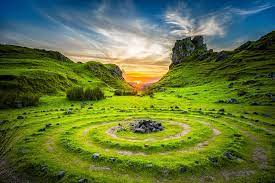
#> input picture index2.jpg, 275 x 183 px, found by its file name
$ python Filter.py
#> lines starting #> are read from the running program, lines starting #| are printed output that depends on the picture
#> further down, image is the input picture: shape (183, 275, 3); mean B, G, R 62.2, 116.7, 97.8
import numpy as np
import cv2

def sepia(src_image):

    gray = cv2.cvtColor(src_image, cv2.COLOR_BGR2GRAY)
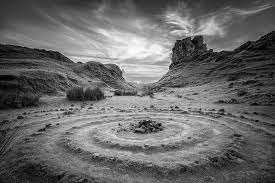
#> gray: shape (183, 275); min 0, max 254, mean 104.8
    normalized_gray = np.array(gray, np.float32)/255

    #solid color
    sepia = np.ones(src_image.shape)
    sepia[:,:,0] *= 153 #B
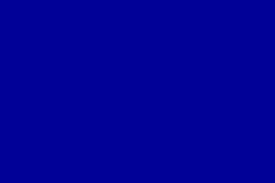
#> sepia: shape (183, 275, 3) float64; mean of channels 0, 1, 2 153, 1, 1; drawn as B, G, R
    sepia[:,:,1] *= 204 #G
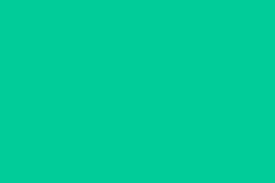
#> sepia: shape (183, 275, 3) float64; mean of channels 0, 1, 2 153, 204, 1; drawn as B, G, R
    sepia[:,:,2] *= 255 #R
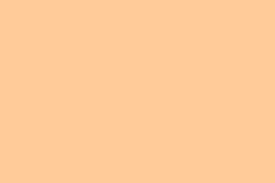
#> sepia: shape (183, 275, 3) float64; mean of channels 0, 1, 2 153, 204, 255; drawn as B, G, R

    #hadamard
    sepia[:,:,0] *= normalized_gray #B
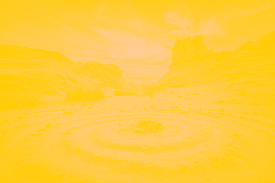
#> sepia: shape (183, 275, 3) float64; mean of channels 0, 1, 2 62.9, 204, 255; drawn as B, G, R
    sepia[:,:,1] *= normalized_gray #G
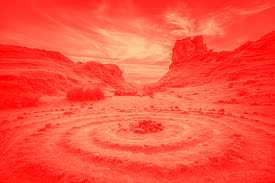
#> sepia: shape (183, 275, 3) float64; mean of channels 0, 1, 2 62.9, 83.9, 255; drawn as B, G, R
    sepia[:,:,2] *= normalized_gray #R
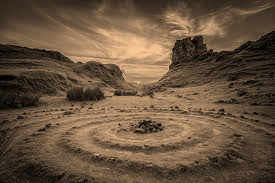
#> sepia: shape (183, 275, 3) float64; mean of channels 0, 1, 2 62.9, 83.9, 104.8; drawn as B, G, R

    sepia_img = np.array(sepia, dtype=np.uint8)

    return sepia_img

image = cv2.imread('E:\Git-hab\Image_Processing_GUI\index2.jpg')
image2 = sepia(image)
cv2.imshow('', image2)

cv2.waitKey()&0xFF
cv2.destroyAllWindows()

$ run again, with ed.jpg copied over index2.jpg
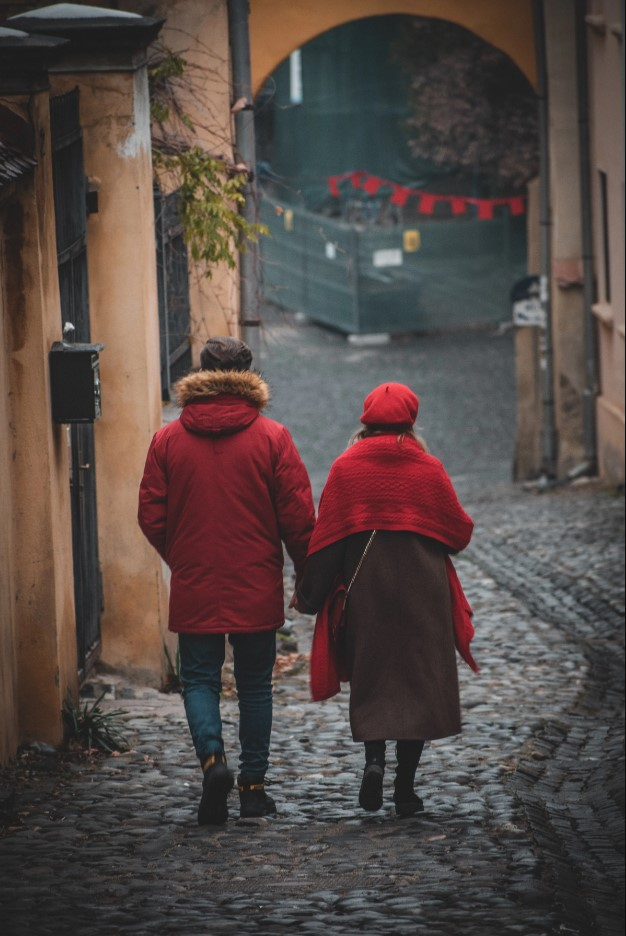
#> input picture ed.jpg, 626 x 936 px, found by its file name
#> image is the input picture: shape (936, 626, 3); mean B, G, R 69.6, 73.2, 85
#> in sepia, `sepia[:,:,1] *= normalized_gray`:
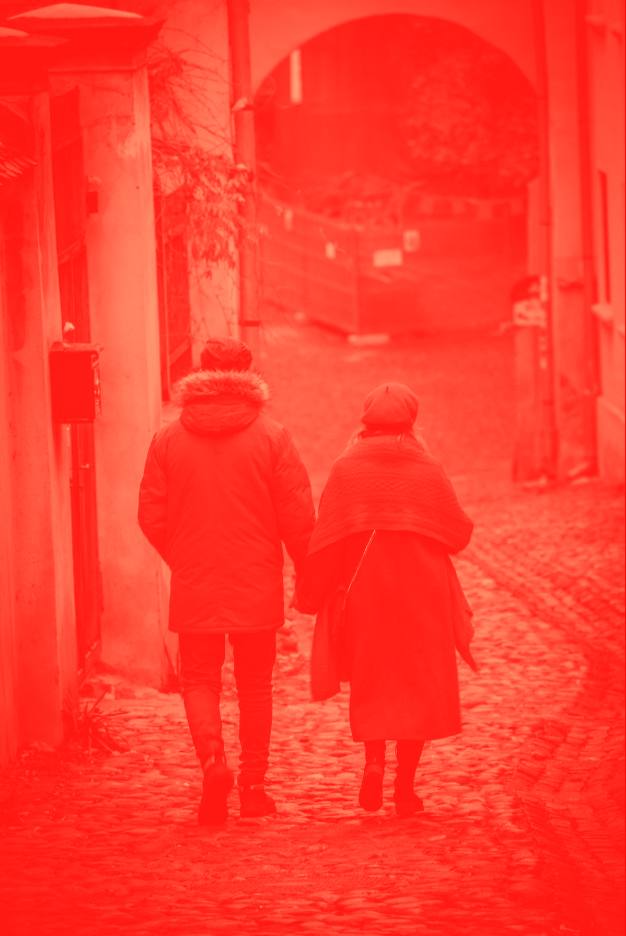
#> sepia: shape (936, 626, 3) float64; mean of channels 0, 1, 2 45.8, 61, 255; drawn as B, G, R
#> in sepia, `sepia[:,:,2] *= normalized_gray`:
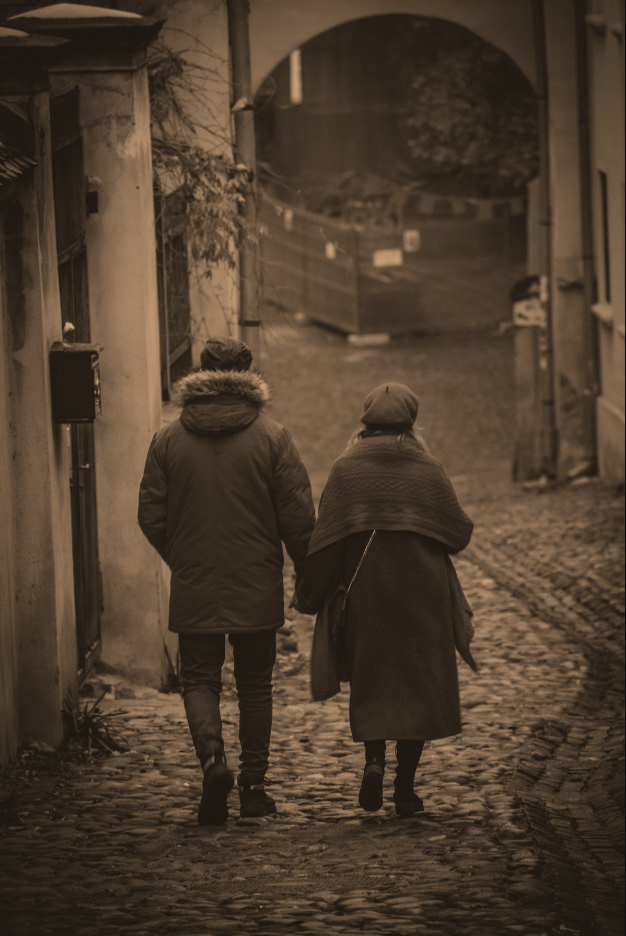
#> sepia: shape (936, 626, 3) float64; mean of channels 0, 1, 2 45.8, 61, 76.3; drawn as B, G, R

$ run again, with index.jpg copied over index2.jpg
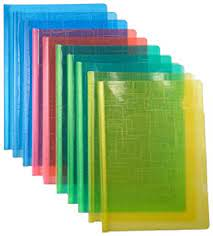
#> input picture index.jpg, 213 x 236 px, found by its file name
#> image is the input picture: shape (236, 213, 3); mean B, G, R 142.7, 180.2, 148.7
#> in sepia, `gray = cv2.cvtColor(src_image, cv2.COLOR_BGR2GRAY)`:
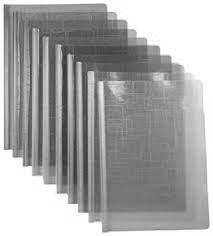
#> gray: shape (236, 213); min 49, max 255, mean 166.5
#> in sepia, `sepia[:,:,2] *= normalized_gray`:
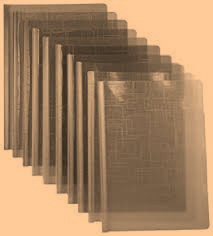
#> sepia: shape (236, 213, 3) float64; mean of channels 0, 1, 2 99.9, 133.2, 166.5; drawn as B, G, R

$ run again, with ohm1.jpg copied over index2.jpg
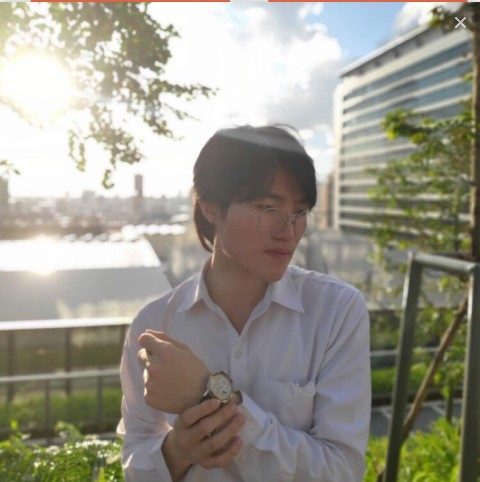
#> input picture ohm1.jpg, 480 x 482 px, found by its file name
#> image is the input picture: shape (482, 480, 3); mean B, G, R 140.4, 152.2, 154.9
#> in sepia, `sepia[:,:,2] *= normalized_gray`:
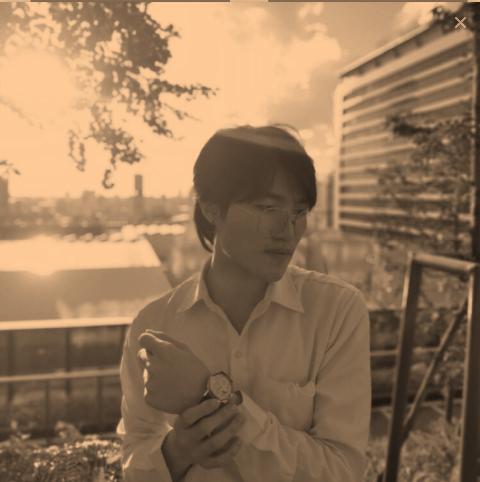
#> sepia: shape (482, 480, 3) float64; mean of channels 0, 1, 2 91, 121.3, 151.7; drawn as B, G, R
